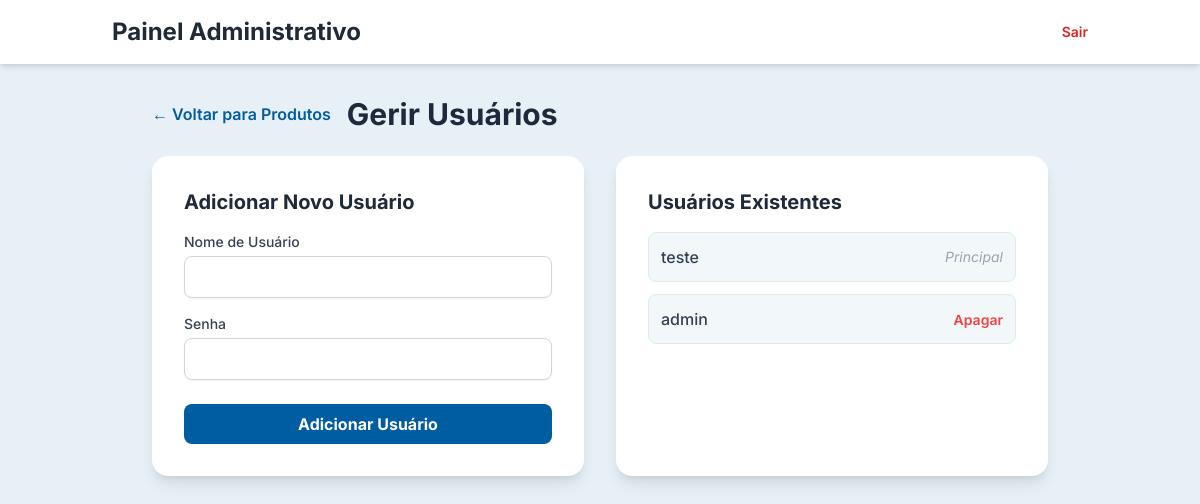
The app's page /admin/usuarios (signed in) with its own data.
### app.py (models this page shows)
class User(db.Model, UserMixin):
    id = db.Column(db.Integer, primary_key=True)
    username = db.Column(db.String(20), unique=True, nullable=False)
    password = db.Column(db.String(60), nullable=False)

### app.py (the view, shortened to what this page needs)
@app.route('/admin/usuarios', methods=['GET', 'POST'])
@login_required
def admin_users():
    form = UserForm()
    users = User.query.order_by(User.id).all()
    return render_template('admin_users.html', title='Gerir Usuários', form=form, users=users)

### app.py (shortened to what this page needs)
class UserForm(FlaskForm):
    username = StringField('Nome de Usuário', validators=[DataRequired(), Length(min=4, max=20)])
    password = PasswordField('Senha', validators=[DataRequired(), Length(min=6)])
    submit = SubmitField('Adicionar Usuário')

### app.py (called while the page is built)
@login_manager.user_loader
def load_user(user_id):
    return db.session.get(User, int(user_id))

### templates/admin_users.html (shortened to what this page needs)
{% extends "admin_layout.html" %}
{% block content %}
<div class="max-w-4xl mx-auto">
    <div class="flex items-center mb-6">
        <a href="{{ url_for('admin_dashboard') }}" class="text-primary hover:text-primary-dark font-semibold mr-4">← Voltar para Produtos</a>
        <h2 class="text-3xl font-bold text-slate-800">Gerir Usuários</h2>
    </div>
    <div class="grid grid-cols-1 md:grid-cols-2 gap-8">
        <div class="bg-white p-8 rounded-2xl shadow-lg">
            <h3 class="text-xl font-bold text-gray-800 mb-4">Adicionar Novo Usuário</h3>
            <form method="POST" novalidate>
                <div class="space-y-4">
                    <div>
                        {{ form.username.label(class="block text-sm font-medium text-gray-700 mb-1") }}
                        {{ form.username(class="w-full px-3 py-2 border border-gray-300 rounded-lg shadow-sm focus:outline-none focus:ring-primary focus:border-primary") }}
                    </div>
                    <div>
                        {{ form.password.label(class="block text-sm font-medium text-gray-700 mb-1") }}
                        {{ form.password(class="w-full px-3 py-2 border border-gray-300 rounded-lg shadow-sm focus:outline-none focus:ring-primary focus:border-primary") }}
                    </div>
                </div>
                <div class="mt-6">
                    {{ form.submit(class="w-full bg-primary text-white font-bold py-2 px-4 rounded-lg hover:bg-primary-dark transition cursor-pointer") }}
                </div>
            </form>
        </div>
        <div class="bg-white p-8 rounded-2xl shadow-lg">
            <h3 class="text-xl font-bold text-gray-800 mb-4">Usuários Existentes</h3>
            <ul class="space-y-3">
                {% for user in users %}
                <li class="flex justify-between items-center p-3 bg-light/50 rounded-lg border border-slate-200">
                    <span class="font-medium text-slate-700">{{ user.username }}</span>
                    {% if user.id != current_user.id and user.id != 1 %}
                    <form action="{{ url_for('delete_user', user_id=user.id) }}" method="POST" onsubmit="return confirm('Tem a certeza que deseja apagar o usuário \'{{ user.username }}\'?');">
                        <button type="submit" class="text-red-500 hover:text-red-700 font-semibold text-sm">Apagar</button>
                    </form>
                    {% else %}
                        <span class="text-sm text-gray-400 italic">
                            {% if user.id == 1 %}Principal{% else %}Atual{% endif %}
                        </span>
                    {% endif %}
                </li>
                {% else %}
                <li class="text-gray-500">Nenhum usuário encontrado.</li>
                {% endfor %}
            </ul>
        </div>
    </div>
</div>
{% endblock %}

### templates/admin_layout.html (style rules this page uses)
body { font-family: 'Inter', sans-serif; }

### records on screen
User: username "teste", shows "Principal"
User: username "admin"
